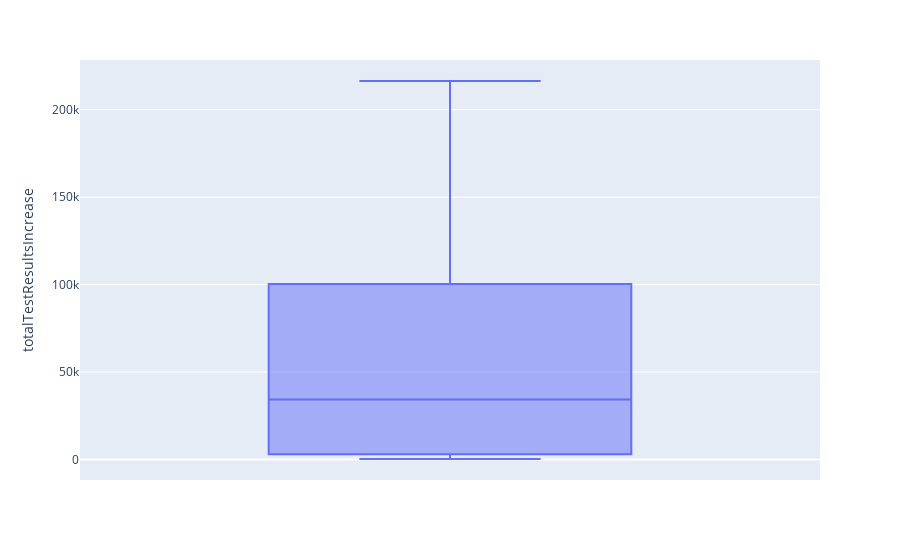

The code cell stored with this chart in its notebook:
### Code cell
fig = go.Figure()
fig = px.box(usDaily, y="totalTestResultsIncrease")
fig.show()

### Figure 1 — Plotly figure (JSON) as saved in the notebook; plotly's stock layout.template omitted (floating-point values rounded to 4 significant figures)
{"data": [{"alignmentgroup": "True", "hovertemplate": "totalTestResultsIncrease=%{y}<extra></extra>", "legendgroup": "", "marker": {"color": "#636efa"}, "name": "", "notched": false, "offsetgroup": "", "orientation": "v", "showlegend": false, "type": "box", "x0": " ", "xaxis": "x", "y": [216463, 139596, 117742, 101122, 104030, 113503, 95647, 109071, 107295, 97806, 76800, 65259, 54131, 46236, 43926, 34308, 26917, 20629, 13203, 14399, 6172, 4017, 6179, 2232, 2539, 634, 1199, 602, 356, 665, 263, null], "y0": " ", "yaxis": "y"}], "layout": {"boxmode": "group", "legend": {"tracegroupgap": 0}, "margin": {"t": 60}, "xaxis": {"anchor": "y", "domain": [0, 1]}, "yaxis": {"anchor": "x", "domain": [0, 1], "title": {"text": "totalTestResultsIncrease"}}}}
